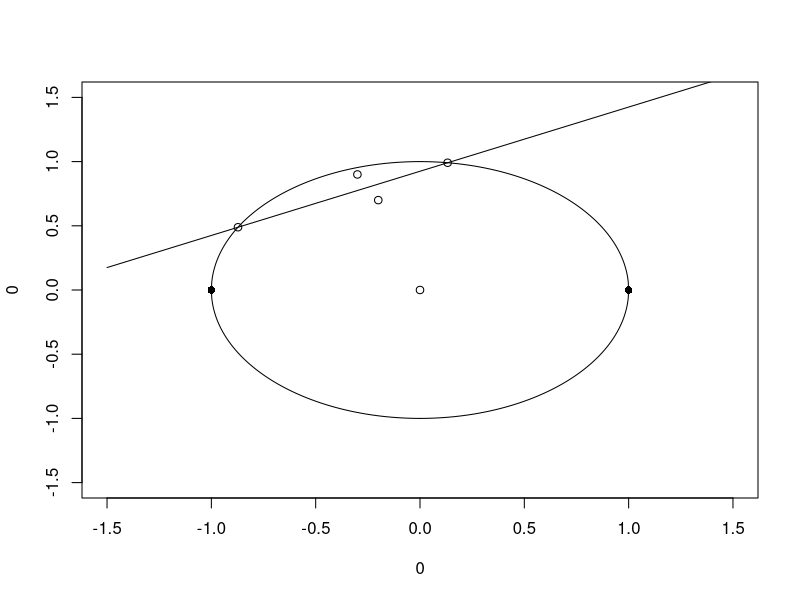
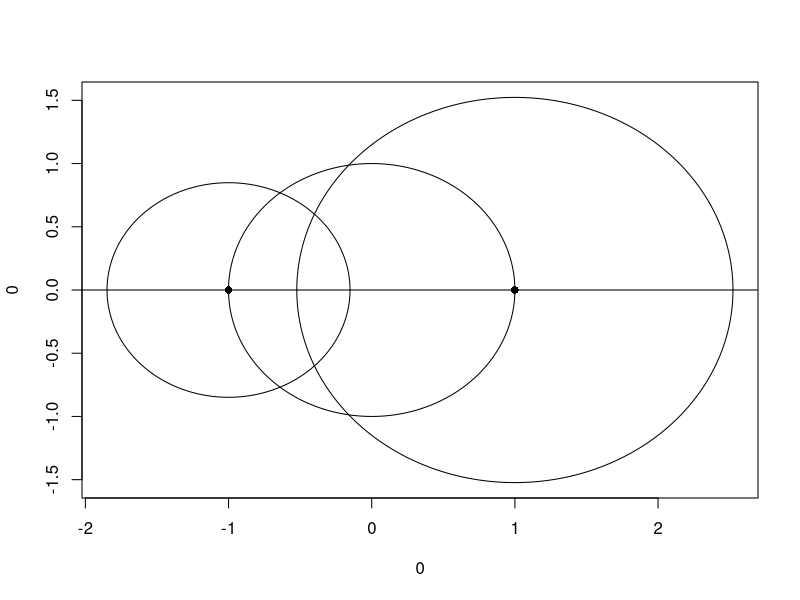
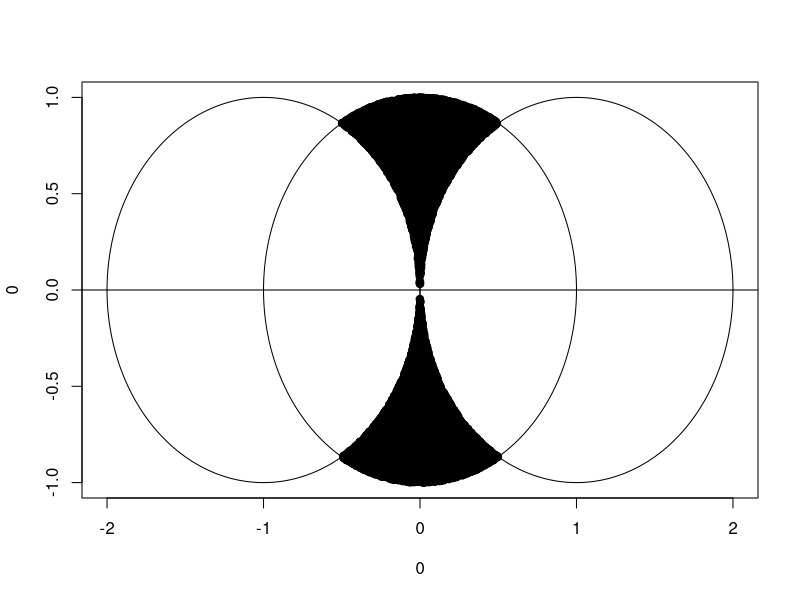

R code for these plots, in order:
library(plotrix)
plot(0, 0, ylim = c(-1.5, 1.5), xlim = c(-1.5, 1.5))

xplot <- seq(-1, 1, length = 1000)
yplot <- sqrt(1 - xplot^2)
lines(xplot, yplot)

yplot <- -sqrt(1 - xplot^2)
lines(xplot, yplot)

v1 <- c(-.2, .7)
v2 <- c(-.3, .9)

points(1, 0, pch = 16)
points(-1, 0, pch = 16)
points(v1[1], v1[2])
points(v2[1], v2[2])

midpoint.x <- (v1[1] + v2[1]) / 2
midpoint.y <- (v1[2] + v2[2]) / 2

slope <- -(v1[1] - v2[1]) / (v1[2] - v2[2])
int <- slope * -midpoint.x + midpoint.y
xplot <- seq(-1.5, 1.5)
yplot <- int + slope * xplot
lines(xplot, yplot)

# circle: x^2 + y^2 = 1

# y coordinates
y1 <- (2 * int + sqrt(4 * int^2 - 4 * (1 + slope^2) * (int^2 - slope^2))) / (2 + 2 * slope^2)
y2 <- (2 * int - sqrt(4 * int^2 - 4 * (1 + slope^2) * (int^2 - slope^2))) / (2 + 2 * slope^2)

x1 <- (y1 - int) / slope
x2 <- (y2 - int) / slope

points(x1, y1)
points(x2, y2)



# look at overlapping circles
xplot <- seq(-1, 1, length = 10000)
yplot.pos <- sqrt(1 - xplot^2)
yplot.neg <- -sqrt(1 - xplot^2)

s1 <- c(-1, 0)
s2 <- c(1, 0)
points(s1[1], s1[2], pch = 16)
points(s2[1], s2[2], pch = 16)

v <- c(-0.4, 0.6)
d1 <- sqrt((s1[1] - v[1])^2 + (s1[2] - v[2])^2)

d2 <- sqrt((s2[1] - v[1])^2 + (s2[2] - v[2])^2)

xplot1 <- xplot * d1 + s1[1]
yplot1.pos <- yplot.pos * d1 + s1[2]
yplot1.neg <- yplot.neg * d1 + s1[2]

xplot2 <- xplot * d2 + s2[1]
yplot2.pos <- yplot.pos * d2 + s2[2]
yplot2.neg <- yplot.neg * d2 + s2[2]

ylims <- range(c(yplot.pos, yplot1.pos, yplot2.pos, yplot.neg, yplot1.neg, yplot2.neg))
xlims <- range(c(xplot, xplot1, xplot2))

plot(0, 0, ylim = ylims, xlim = xlims, type = "n")
abline(h = 0)
lines(xplot, yplot.pos)
lines(xplot, yplot.neg)
lines(xplot1, yplot1.pos)
lines(xplot1, yplot1.neg)
lines(xplot2, yplot2.pos)
lines(xplot2, yplot2.neg)


# look at overlapping circles
xplot <- seq(-1, 1, length = 10000)
yplot.pos <- sqrt(1 - xplot^2)
yplot.neg <- -sqrt(1 - xplot^2)

s1 <- c(-1, 0)
s2 <- c(1, 0)
points(s1[1], s1[2], pch = 16)
points(s2[1], s2[2], pch = 16)

v <- c(0, 0)
d1 <- sqrt((s1[1] - v[1])^2 + (s1[2] - v[2])^2)

d2 <- sqrt((s2[1] - v[1])^2 + (s2[2] - v[2])^2)

xplot1 <- xplot * d1 + s1[1]
yplot1.pos <- yplot.pos * d1 + s1[2]
yplot1.neg <- yplot.neg * d1 + s1[2]

xplot2 <- xplot * d2 + s2[1]
yplot2.pos <- yplot.pos * d2 + s2[2]
yplot2.neg <- yplot.neg * d2 + s2[2]

ylims <- range(c(yplot.pos, yplot1.pos, yplot2.pos, yplot.neg, yplot1.neg, yplot2.neg))
xlims <- range(c(xplot, xplot1, xplot2))

plot(0, 0, ylim = ylims, xlim = xlims, type = "n")
abline(h = 0)
lines(xplot, yplot.pos)
lines(xplot, yplot.neg)
lines(xplot1, yplot1.pos)
lines(xplot1, yplot1.neg)
lines(xplot2, yplot2.pos)
lines(xplot2, yplot2.neg)

reps <- 100000
area <- 0
for (i in 1:reps) {
  r <- runif(1, 0, 1)
  theta <- runif(1, 0, 2 * pi)
  x <- sqrt(r) * cos(theta)
  y <- sqrt(r) * sin(theta)
  if (x < 0) {
    wedge <- ((x + 1)^2 + y^2) >= 1
    area <- area + wedge / reps
    if (wedge) {
      points(x, y, pch = 19)
    }
  } else if (x >= 0) {
    wedge <- ((x - 1)^2 + y^2) >= 1
    area <- area + wedge / reps
    if (wedge) {
      points(x, y, pch = 19)
    }
  }
}
area * pi